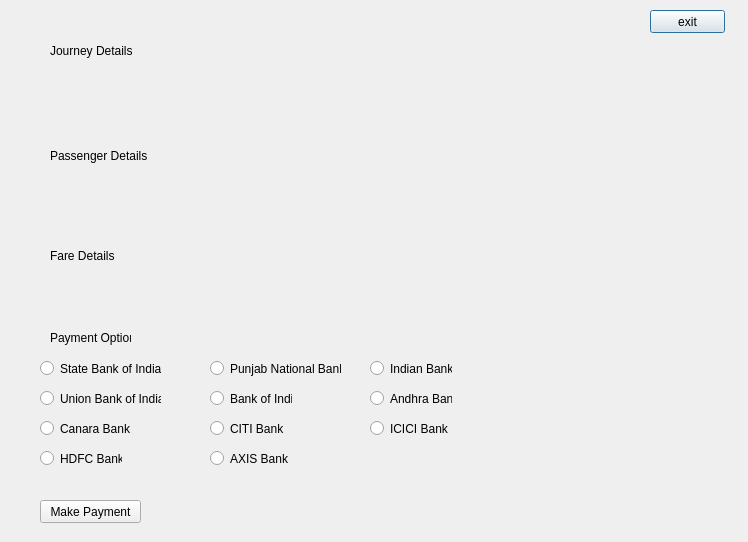
<?xml version="1.0" encoding="UTF-8"?>
<ui version="4.0">
 <class>debit</class>
 <widget class="QDialog" name="debit">
  <property name="geometry">
   <rect>
    <x>0</x>
    <y>0</y>
    <width>748</width>
    <height>542</height>
   </rect>
  </property>
  <property name="windowTitle">
   <string>Dialog</string>
  </property>
  <widget class="QPushButton" name="pushButton">
   <property name="geometry">
    <rect>
     <x>650</x>
     <y>10</y>
     <width>75</width>
     <height>23</height>
    </rect>
   </property>
   <property name="text">
    <string>exit</string>
   </property>
  </widget>
  <widget class="QLabel" name="label_7">
   <property name="geometry">
    <rect>
     <x>50</x>
     <y>10</y>
     <width>591</width>
     <height>81</height>
    </rect>
   </property>
   <property name="text">
    <string>Journey Details</string>
   </property>
  </widget>
  <widget class="QLabel" name="label_8">
   <property name="geometry">
    <rect>
     <x>50</x>
     <y>110</y>
     <width>591</width>
     <height>91</height>
    </rect>
   </property>
   <property name="text">
    <string>Passenger Details</string>
   </property>
  </widget>
  <widget class="QLabel" name="label_9">
   <property name="geometry">
    <rect>
     <x>50</x>
     <y>220</y>
     <width>581</width>
     <height>71</height>
    </rect>
   </property>
   <property name="text">
    <string>Fare Details</string>
   </property>
  </widget>
  <widget class="QLabel" name="label_13">
   <property name="geometry">
    <rect>
     <x>50</x>
     <y>330</y>
     <width>81</width>
     <height>16</height>
    </rect>
   </property>
   <property name="text">
    <string>Payment Option</string>
   </property>
  </widget>
  <widget class="QRadioButton" name="radioButton">
   <property name="geometry">
    <rect>
     <x>40</x>
     <y>360</y>
     <width>121</width>
     <height>17</height>
    </rect>
   </property>
   <property name="text">
    <string>State Bank of India</string>
   </property>
  </widget>
  <widget class="QRadioButton" name="radioButton_2">
   <property name="geometry">
    <rect>
     <x>40</x>
     <y>390</y>
     <width>121</width>
     <height>17</height>
    </rect>
   </property>
   <property name="text">
    <string>Union Bank of India</string>
   </property>
  </widget>
  <widget class="QRadioButton" name="radioButton_3">
   <property name="geometry">
    <rect>
     <x>40</x>
     <y>420</y>
     <width>91</width>
     <height>17</height>
    </rect>
   </property>
   <property name="text">
    <string>Canara Bank</string>
   </property>
  </widget>
  <widget class="QRadioButton" name="radioButton_4">
   <property name="geometry">
    <rect>
     <x>40</x>
     <y>450</y>
     <width>82</width>
     <height>17</height>
    </rect>
   </property>
   <property name="text">
    <string>HDFC Bank</string>
   </property>
  </widget>
  <widget class="QRadioButton" name="radioButton_5">
   <property name="geometry">
    <rect>
     <x>210</x>
     <y>360</y>
     <width>131</width>
     <height>17</height>
    </rect>
   </property>
   <property name="text">
    <string>Punjab National Bank</string>
   </property>
  </widget>
  <widget class="QRadioButton" name="radioButton_6">
   <property name="geometry">
    <rect>
     <x>210</x>
     <y>390</y>
     <width>82</width>
     <height>17</height>
    </rect>
   </property>
   <property name="text">
    <string>Bank of India</string>
   </property>
  </widget>
  <widget class="QRadioButton" name="radioButton_7">
   <property name="geometry">
    <rect>
     <x>210</x>
     <y>420</y>
     <width>82</width>
     <height>17</height>
    </rect>
   </property>
   <property name="text">
    <string>CITI Bank</string>
   </property>
  </widget>
  <widget class="QRadioButton" name="radioButton_8">
   <property name="geometry">
    <rect>
     <x>210</x>
     <y>450</y>
     <width>82</width>
     <height>17</height>
    </rect>
   </property>
   <property name="text">
    <string>AXIS Bank</string>
   </property>
  </widget>
  <widget class="QRadioButton" name="radioButton_9">
   <property name="geometry">
    <rect>
     <x>370</x>
     <y>360</y>
     <width>82</width>
     <height>17</height>
    </rect>
   </property>
   <property name="text">
    <string>Indian Bank</string>
   </property>
  </widget>
  <widget class="QRadioButton" name="radioButton_10">
   <property name="geometry">
    <rect>
     <x>370</x>
     <y>390</y>
     <width>82</width>
     <height>17</height>
    </rect>
   </property>
   <property name="text">
    <string>Andhra Bank</string>
   </property>
  </widget>
  <widget class="QRadioButton" name="radioButton_11">
   <property name="geometry">
    <rect>
     <x>370</x>
     <y>420</y>
     <width>82</width>
     <height>17</height>
    </rect>
   </property>
   <property name="text">
    <string>ICICI Bank</string>
   </property>
  </widget>
  <widget class="QPushButton" name="pushButton_2">
   <property name="geometry">
    <rect>
     <x>40</x>
     <y>500</y>
     <width>101</width>
     <height>23</height>
    </rect>
   </property>
   <property name="text">
    <string>Make Payment</string>
   </property>
  </widget>
  <widget class="QLabel" name="label">
   <property name="geometry">
    <rect>
     <x>486</x>
     <y>339</y>
     <width>251</width>
     <height>141</height>
    </rect>
   </property>
   <property name="text">
    <string/>
   </property>
   <property name="pixmap">
    <pixmap>payment.jpg</pixmap>
   </property>
   <property name="scaledContents">
    <bool>true</bool>
   </property>
  </widget>
 </widget>
 <resources/>
 <connections/>
</ui>
